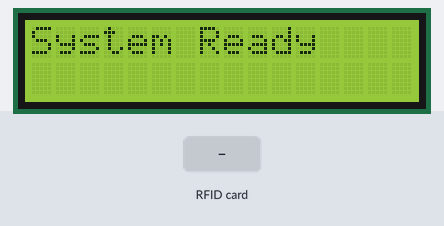
The sketch below on a simulated ESP32. On the bench: 16×2 character LCD. The test bench sets the inputs (shaded band). WiFi joins after 1.5 s; servers stay silent unless stated; what the sketch prints to the serial monitor is not drawn.

Above: at 2.8 s.
2.9 s: RFID card 5E 7A 19 C4 held to the reader
At 3.82 s:
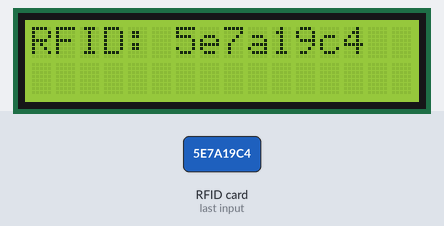
At 4.3 s:
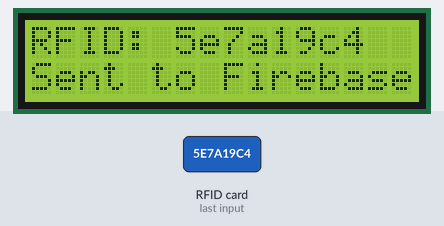
Timing chart, 0 to 5.9 s (numbered marks = the images above; inputs shaded):
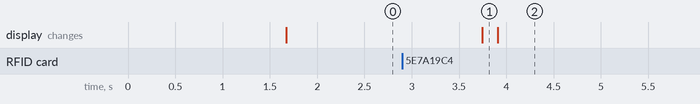

Measured:
- after the input at 2.9 s, the display: changes after 0.85 s (image 1)

The sketch:

35_esp32_firebase_attendance_system.ino
```cpp
#include <FirebaseESP32.h>
#include <SPI.h>
#include <MFRC522.h>
#include <LiquidCrystal_I2C.h>
#include <WiFi.h>
LiquidCrystal_I2C lcd(0x27, 16, 2);

#define FIREBASE_HOST "attendance-ed3eb-default-rtdb.firebaseio.com"
#define SS_PIN 15
#define RST_PIN 2

#define WIFI_SSID "xxxxxxxxxxxxx"     // Replace with your WiFi SSID
#define WIFI_PASSWORD "xxxxxxxxxxx"  // Replace with your WiFi password

// Update Firebase config variables
const char* FIREBASE_PROJECT_ID = "attendance-ed3eb";
const char* FIREBASE_CLIENT_EMAIL = "firebase-adminsdk-fbsvc@attendance-ed3eb.iam.gserviceaccount.com";
const char* FIREBASE_PRIVATE_KEY =   "-----BEGIN PRIVATE KEY-----\nMIIEvgIBADANBgkqhkiG9w0BAQEFAASCBKgwggSkAgEAAoIBAQCn1Xz/OP7N796s\nLZYX3L/Z7A6aLhSzOcPIbRuYdRryPVrqlxY5xL4JPAZYR0jDFH4aaLvXWsYbaVV6\nMp+UIzuumqJ/kWcSXvQLEOhVT1eiNxPa5h7dfnVQi12lnwh+AZOYBqG4rs09KsNZ\nIrFNknKWc0S2fW6w4Q7oeio1nRZcQTNw4H3t1SvzbBcl9D3X4UYXjKSZ7SKkernU\nImRArtlqRTgjxZug4o66FwXk58vfiwEtmGj0bpiSuT8LPeS2ipCqGSaU4ic9EATE\nR4jCUWU8r1iqK4zRFPesfmtgpZO3utj+LILJW4p2Oj5am/YTxEnpdG8KFVyTERXZ\ncPdho4J5AgMBAAECggEAHd/25NBurNY8nw3rSHqbLO2jyMaYmTGYW9ouHhSEVCff\nQeBcjLJseGTWpUqlFVKVwtovS52FI5Z7qGmP9dTSuBkfAVGu1PqRetHK5Xqe2Qlw\nT5gEWP18YPa51/Qn1RQvQ1G04lS9RFzTEpAGGw6NNqI0kj5gIHyjRHcQgeQhOZD4\nUwDLzyD1F+GcQ7ywnmQaOAVcZL+r18oBj6+NYjCie/vab0x3SWJ89h8WZpXWs5Is\nCzW88qWTeUvh6NrzfixNp7JzAn/nU6UPKWenIu32KvwyG7NfqwIv3TbAruyLNWwf\nWPjQ5CN+E4rS3Zh8nAKqnF3KPhc1hcmPjKYRP+eOzQKBgQDoRuRl1QPlnEB/Dj6i\nWzqHvnd++8robAxMn9G+dvkplxadJvd+N04HrmD+kbgRv06DBvmTbRH6BOCIToxO\nhG07ZvdRsM3d4xXXPjRGjolAVu1kWUENDTAyjvcViYLx7e0XFoqokbZ4nr7E6Cyo\noHjIXlLzoOCCDwqu5GUVQ7SwLQKBgQC4+avNkyWuAp/TbFK+pVZUqQDF9XjCJWMD\nYL1FknPueV825oL5irMSgEvJ9s+afqqm7S4Hrh2K4MoLefJjC7MXlkRUVdB+GB5b\nk0HL8lR3dETMACvbwQWmuAKtVcRZg7o4iP+FN00+JaavcBykzmtUGHTA/o6OGAMP\nKGe31JC+/QKBgQDXUzDUPf6Y0prvrfLea5f80tLQAvd9MvzL47R6zqv4pDmwgbkZ\nZoeNk1gTZl6vBRvxV3vx8UCi9/Z2JernttfUI4XOUwrlUWij2uR3LBeMb4kuZ5do\nU/uEQwhHDO04/Ym2x4zO7BWuB+ttepY71Fdj2B0qAM9fgjYzH0OdzOAqGQKBgQCJ\nE0xDnYXQu9Ug4ic3bGLbfho6mLwSc446VJguVGdhE8SBdLUeo7AsR7LiSepyvOdN\nqHnx6w+teQOBGa+LwoHHOu4L6UQGDW2Bw1CBCGWb2CebXY0i3pmHgNlLBkHpa/q2\nJp/kYqT1JwWtANHZN7bFrRHoazvNBPJPa0vhKL7TKQKBgHkvv23sLda7UeXFdavS\nzw0WdHD5XutnYnlBjoCr/Q/OOYJ7uB93SEVHtuwmX4xKs+2M+6N1VB29F3uyEfw7\n1DxSf0Ho9MNSJ9qwaWaln7AjrEIIkXIzZ+EuaerxNKVEAubjhQM9cyw3QzbcnZvt\nPhCUoeSRTWMctNDu5purTZDz\n-----END PRIVATE KEY-----\n";

// Add database URL
const char* FIREBASE_DATABASE_URL = "https://attendance-ed3eb-default-rtdb.firebaseio.com/";

FirebaseData fbdo;
FirebaseConfig config;
FirebaseAuth auth;
MFRC522 rfid(SS_PIN, RST_PIN);


void setup() {
  Serial.begin(115200);
  Serial.println("Starting setup...");

  SPI.begin();
  rfid.PCD_Init();
  lcd.init();
  lcd.backlight();
  lcd.setCursor(0, 0);
  lcd.print("Initializing...");
  Serial.println("Initialized SIM800L, RFID, and LCD");

  // Initialize WiFi with detailed logging
  Serial.println("Attempting WiFi connection...");
  WiFi.begin(WIFI_SSID, WIFI_PASSWORD);
  Serial.print("Connecting to WiFi: ");
  Serial.println(WIFI_SSID);

  lcd.clear();
  lcd.setCursor(0, 0);
  lcd.print("Connecting WiFi..");

  int wifiAttempts = 0;
  while (WiFi.status() != WL_CONNECTED) {
    Serial.print(".");
    delay(500);
    wifiAttempts++;
    if (wifiAttempts > 20) { // 10 second timeout
      Serial.println("\nWiFi connection failed!");
      lcd.clear();
      lcd.print("WiFi Failed!");
      delay(2000);
      ESP.restart();
    }
  }
  Serial.println("\nWiFi connected successfully!");
  Serial.print("IP address: ");
  Serial.println(WiFi.localIP());

  // Configure Firebase with detailed logging
  Serial.println("Configuring Firebase...");
  config.service_account.data.client_email = FIREBASE_CLIENT_EMAIL;
  config.service_account.data.project_id = FIREBASE_PROJECT_ID;
  config.service_account.data.private_key = FIREBASE_PRIVATE_KEY;
  config.database_url = FIREBASE_DATABASE_URL;

  Serial.println("Attempting Firebase connection...");
  Firebase.begin(&config, &auth);
  Firebase.reconnectWiFi(true);

  if (Firebase.ready()) {
    Serial.println("Firebase connected successfully!");
    lcd.clear();
    lcd.setCursor(0, 0);
    lcd.print("System Ready");
  } else {
    Serial.println("Firebase connection failed!");
    lcd.clear();
    lcd.setCursor(0, 0);
    lcd.print("Firebase Failed!");
  }
}

void loop() {
  if (!Firebase.ready()) {
    Serial.println("Firebase not ready");
    Serial.print("WiFi status: ");
    Serial.println(WiFi.status() == WL_CONNECTED ? "Connected" : "Disconnected");
    Serial.print("Last Firebase Error: ");
    Serial.println(fbdo.errorReason());

    lcd.clear();
    lcd.setCursor(0, 0);
    lcd.print("Firebase Error");
    lcd.setCursor(0, 1);
    lcd.print(fbdo.errorReason().substring(0, 16)); // Show first 16 chars of error
    delay(2000);
    return;
  }

  if (rfid.PICC_IsNewCardPresent() && rfid.PICC_ReadCardSerial()) {
    String tagID = "";
    for (byte i = 0; i < rfid.uid.size; i++) {
      tagID += String(rfid.uid.uidByte[i], HEX);
    }
    rfid.PICC_HaltA();

    Serial.println("\nNew RFID tag detected!");
    Serial.println("RFID Tag ID: " + tagID);
    lcd.clear();
    lcd.setCursor(0, 0);
    lcd.print("RFID: " + tagID);

    // Get current timestamp
    unsigned long currentTime = millis();
    String timeStampStr = String(currentTime);

    // Update path structure to: attendance/RfidTag/TimeStamp/{data}
    String path = "/attendance/" + tagID + "/" + timeStampStr;
    FirebaseJson json;
    json.set("RFID", tagID);
    json.set("Timestamp", currentTime);
    json.set("Date", "2024-03-21"); // You might want to add real date functionality
    json.set("Status", "Present");

    Serial.println("Attempting to send data to Firebase...");
    Serial.println("Path: " + path);
  Serial.println(String("Data: ") + json.raw());

    if (Firebase.setJSON(fbdo, path, json)) {
      Serial.println("Data sent successfully!");
      lcd.setCursor(0, 1);
      lcd.print("Sent to Firebase");
    } else {
      Serial.println("Firebase push failed!");
      Serial.print("Error reason: ");
      Serial.println(fbdo.errorReason());
      Serial.print("HTTP response code: ");
      Serial.println(fbdo.httpCode());
      lcd.setCursor(0, 1);
      lcd.print("Send Failed!");
    }
  }
  delay(1000);
}
```
